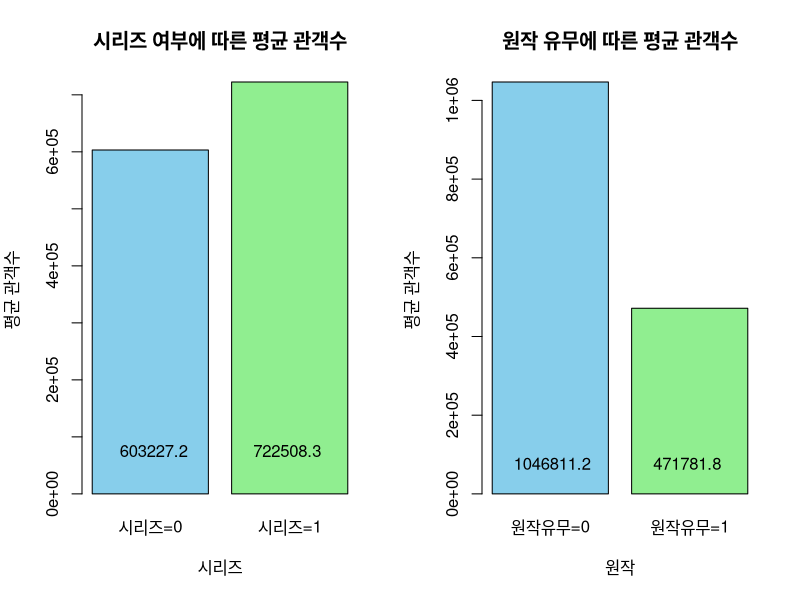

R code for this plot:
library(dplyr)
library(readxl)


ani <- read_excel("boxoffice_animation.xlsx")
print(class(ani$관객수))


#시리즈 여부가 관객수에 영향을 미치는가
result1 <- t.test(관객수 ~ 시리즈, data = ani)
result1
#p-value = 0.5568 귀무가설 기각x
#시리즈 여부 간 평균차이 없음


#원작의 유무가 관객수에 영향을 미치는가
result2<- t.test(관객수 ~ 원작유무, data = ani)
result2
#p-value = 0.03642 귀무가설 기각
#원작이 없는 경우에 관객수가 더 많음


#SNS언급량과 관객수 간 상관관계
correlation_test <- cor.test(ani$'총 언급수', ani$관객수, method = "pearson")
correlation_test
#상관계수 0.3895


#예고편 조회수와 관객수 간 상관관계
correlation_test1 <- cor.test(ani$조회수, ani$관객수, method = "pearson")
correlation_test1
#상관계수 0.4852


install.packages("ggplot2")
library(ggplot2)


par(mfrow = c(1,2))

#시리즈 여부에 따른 평균 관객수 barplot
mean_audience_series <- aggregate(관객수 ~ 시리즈, data = ani, FUN = mean)
mean_audience<-mean(ani$관객수)

barplot(mean_audience_series$관객수, 
        names.arg = c("시리즈=0", "시리즈=1"),
        main = "시리즈 여부에 따른 평균 관객수",
        xlab = "시리즈",
        ylab = "평균 관객수",
        col = c("skyblue", "lightgreen"))

text(x = 0.35, y = max(mean_audience_series)*0.1, 
     labels = paste(603227.2),pos = 4)

text(x = 1.5, y = max(mean_audience_series)*0.1, 
     labels = paste(722508.3),pos = 4)


#원작 유무에 따른 평균 관객수 barplot
mean_audience_original <- aggregate(관객수 ~ 원작유무, data = ani, FUN = mean)

mean_audience<-mean(ani$관객수)


barplot(mean_audience_original$관객수, 
        names.arg = c("원작유무=0", "원작유무=1"),
        main = "원작 유무에 따른 평균 관객수",
        xlab = "원작",
        ylab = "평균 관객수",
        col = c("skyblue", "lightgreen"))

text(x = 0.3, y = max(mean_audience_series)*0.1, 
     labels = paste(1046811.2),pos = 4)

text(x = 1.5, y = max(mean_audience_series)*0.1, 
     labels = paste(471781.8),pos = 4)
